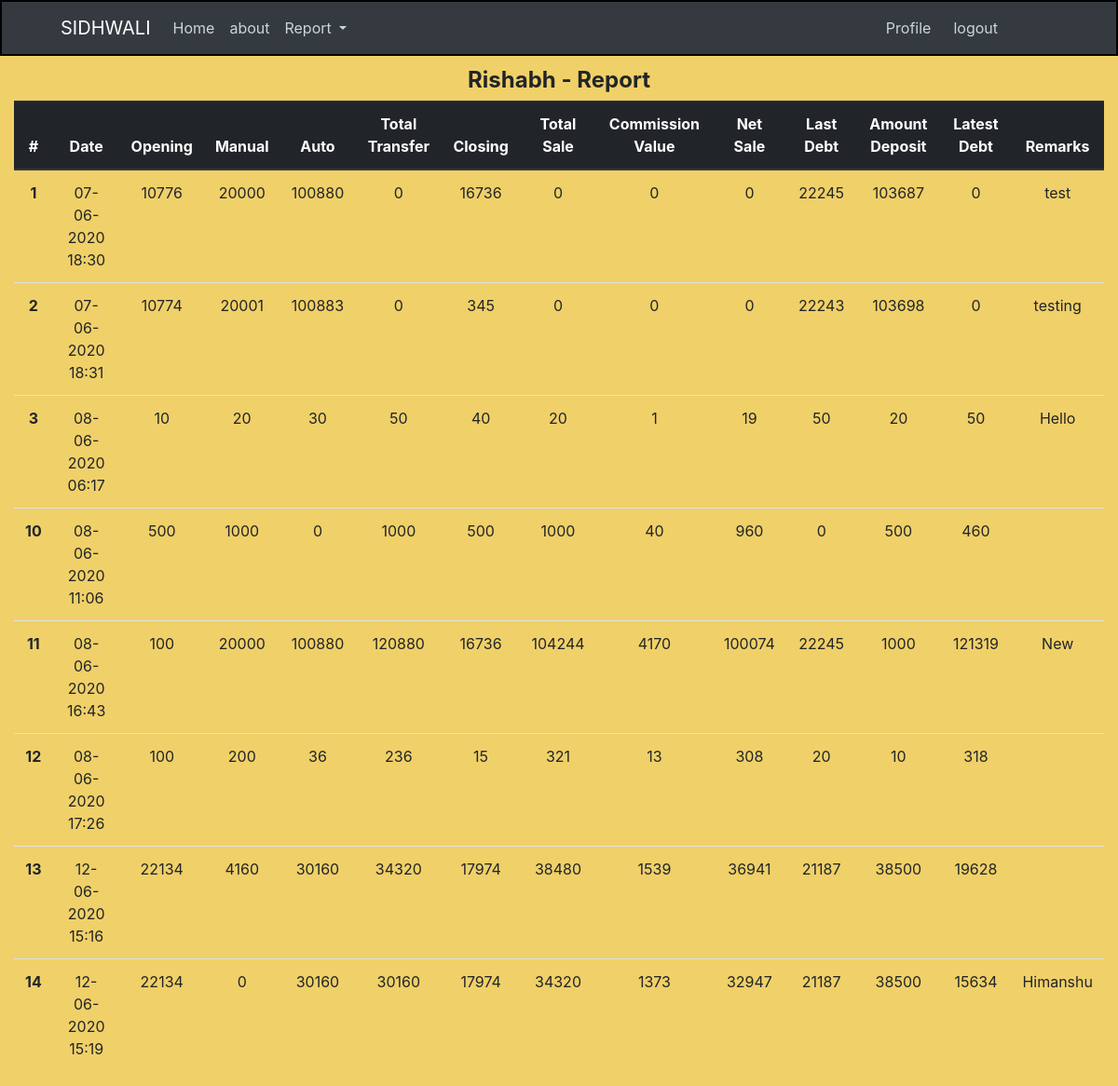
The page /home/hisaab/report (signed in) on the database its author committed.
### crm/models.py (models this page shows, shortened)
class User(db.Model, UserMixin):
    id = db.Column(db.Integer, primary_key=True)
    username = db.Column(db.String(20), unique=True, nullable=False)
    email = db.Column(db.String(120), unique=True, nullable=False)
    image_file = db.Column(db.String(20), nullable=False, default="default.jpeg")
    password = db.Column(db.String(20), nullable=False)
    pos_id = db.Column(db.Integer, unique=True, nullable=False)
    hisaab = db.relationship("Hisaab", backref="fos", lazy=True)

class Hisaab(db.Model):
    id = db.Column(db.Integer, primary_key=True)
    date = db.Column(db.DateTime, nullable=False, default=datetime.utcnow)
    open_bal = db.Column(db.Integer, nullable=False, default=0)
    manual_trans = db.Column(db.Integer, nullable=False, default=0)
    auto_trans = db.Column(db.Integer, nullable=False, default=0)
    closing = db.Column(db.Integer, nullable=False, default=0)
    total_trans = db.Column(db.Integer, default=0)
    total_sale = db.Column(db.Integer, default=0)
    commission_value = db.Column(db.Integer, default=0)
    net_sale = db.Column(db.Integer, default=0)
    last_debt = db.Column(db.Integer, nullable=False, default=0)
    amt_received = db.Column(db.Integer, nullable=False, default=0)
    latest_debt = db.Column(db.Integer, default=0)
    remarks = db.Column(db.Text, nullable=False)
    user_id = db.Column(db.Integer, db.ForeignKey("user.id"), nullable=False)

### crm/routes.py (the view)
@app.route("/home/hisaab/report")
@login_required
def report():
    hisaab = Hisaab.query.all()
    fos = User.query.all()
    admin = "admin"
    return render_template("report.html", title="Report", fos=fos, admin=admin)

### crm/models.py (called while the page is built)
@login_manager.user_loader
def load_user(user_id):
    return User.query.get(int(user_id))

### crm/templates/report.html
{% extends "index.html" %}
{% block content  %}
<div class="container-fluid text-center mt-2">
   {% if current_user.username == admin %}
   {% for fse in fos %}
   <legend class="font-weight-bold mb-1">{{ fse.username }} - Report</legend>
   <table class="table">
      <thead class="thead-dark">
         <tr>
            <th scope="col">#</th>
            <th scope="col">Date</th>
            <th scope="col">Opening</th>
            <th scope="col">Manual</th>
            <th scope="col">Auto</th>
            <th scope="col">Total Transfer</th>
            <th scope="col">Closing</th>
            <th scope="col">Total Sale</th>
            <th scope="col">Commission Value</th>
            <th scope="col">Net Sale</th>
            <th scope="col">Last Debt</th>
            <th scope="col">Amount Deposit</th>
            <th scope="col">Latest Debt</th>
            <th scope="col">Remarks</th>
         </tr>
      </thead>
      <tbody>
         {% for hisaab in fse.hisaab %}
         <tr>
            <th scope="row">{{ hisaab.id }}</th>
            <td>{{ hisaab.date.strftime("%d-%m-%Y %H:%M") }}</td>
            <td>{{ hisaab.open_bal }}</td>
            <td>{{ hisaab.manual_trans }}</td>
            <td>{{ hisaab.auto_trans }}</td>
            <td>{{ hisaab.total_trans }}</td>
            <td>{{ hisaab.closing }}</td>
            <td>{{ hisaab.total_sale }}</td>
            <td>{{ hisaab.commission_value }}</td>
            <td>{{ hisaab.net_sale }}</td>
            <td>{{ hisaab.last_debt }}</td>
            <td>{{ hisaab.amt_received }}</td>
            <td>{{ hisaab.latest_debt }}</td>
            <td>{{ hisaab.remarks }}</td>
         </tr>
         {% endfor %}
      </tbody>
   </table>
   {% endfor %}
   {% else %}
   <legend class="font-weight-bold mb-1">{{ current_user.username }} - Report</legend>
   <table class="table">
      <thead class="thead-dark">
         <tr>
            <th scope="col">#</th>
            <th scope="col">Date</th>
            <th scope="col">Opening</th>
            <th scope="col">Manual</th>
            <th scope="col">Auto</th>
            <th scope="col">Total Transfer</th>
            <th scope="col">Closing</th>
            <th scope="col">Total Sale</th>
            <th scope="col">Commission Value</th>
            <th scope="col">Net Sale</th>
            <th scope="col">Last Debt</th>
            <th scope="col">Amount Deposit</th>
            <th scope="col">Latest Debt</th>
            <th scope="col">Remarks</th>
         </tr>
      </thead>
      <tbody>
         {% for hisaab in current_user.hisaab %}
         <tr>
            <th scope="row">{{ hisaab.id }}</th>
            <td>{{ hisaab.date.strftime("%d-%m-%Y %H:%M") }}</td>
            <td>{{ hisaab.open_bal }}</td>
            <td>{{ hisaab.manual_trans }}</td>
            <td>{{ hisaab.auto_trans }}</td>
            <td>{{ hisaab.total_trans }}</td>
            <td>{{ hisaab.closing }}</td>
            <td>{{ hisaab.total_sale }}</td>
            <td>{{ hisaab.commission_value }}</td>
            <td>{{ hisaab.net_sale }}</td>
            <td>{{ hisaab.last_debt }}</td>
            <td>{{ hisaab.amt_received }}</td>
            <td>{{ hisaab.latest_debt }}</td>
            <td>{{ hisaab.remarks }}</td>
         </tr>
         {% endfor %}
      </tbody>
   </table>
   {% endif %}
</div>
{% endblock content %}

### crm/static/main.css (style rules this page uses)
body { background-color: rgb(240, 208, 104); }

### rows shown on the page
User: username "Rishabh"
Hisaab: id "1", date "07-06-2020 18:30", open_bal "10776", manual_trans "20000", auto_trans "100880", total_trans "0", closing "16736", total_sale "0", commission_value "0", net_sale "0", last_debt "22245", amt_received "103687", latest_debt "0", remarks "test"
Hisaab: id "2", date "07-06-2020 18:31", open_bal "10774", manual_trans "20001", auto_trans "100883", total_trans "0", closing "345", total_sale "0", commission_value "0", net_sale "0", last_debt "22243", amt_received "103698", latest_debt "0", remarks "testing"
Hisaab: id "3", date "08-06-2020 06:17", open_bal "10", manual_trans "20", auto_trans "30", total_trans "50", closing "40", total_sale "20", commission_value "1", net_sale "19", last_debt "50", amt_received "20", latest_debt "50", remarks "Hello"
Hisaab: id "10", date "08-06-2020 11:06", open_bal "500", manual_trans "1000", auto_trans "0", total_trans "1000", closing "500", total_sale "1000", commission_value "40", net_sale "960", last_debt "0", amt_received "500", latest_debt "460"
Hisaab: id "11", date "08-06-2020 16:43", open_bal "100", manual_trans "20000", auto_trans "100880", total_trans "120880", closing "16736", total_sale "104244", commission_value "4170", net_sale "100074", last_debt "22245", amt_received "1000", latest_debt "121319", remarks "New"
Hisaab: id "12", date "08-06-2020 17:26", open_bal "100", manual_trans "200", auto_trans "36", total_trans "236", closing "15", total_sale "321", commission_value "13", net_sale "308", last_debt "20", amt_received "10", latest_debt "318"
Hisaab: id "13", date "12-06-2020 15:16", open_bal "22134", manual_trans "4160", auto_trans "30160", total_trans "34320", closing "17974", total_sale "38480", commission_value "1539", net_sale "36941", last_debt "21187", amt_received "38500", latest_debt "19628"
Hisaab: id "14", date "12-06-2020 15:19", open_bal "22134", manual_trans "0", auto_trans "30160", total_trans "30160", closing "17974", total_sale "34320", commission_value "1373", net_sale "32947", last_debt "21187", amt_received "38500", latest_debt "15634", remarks "Himanshu"
